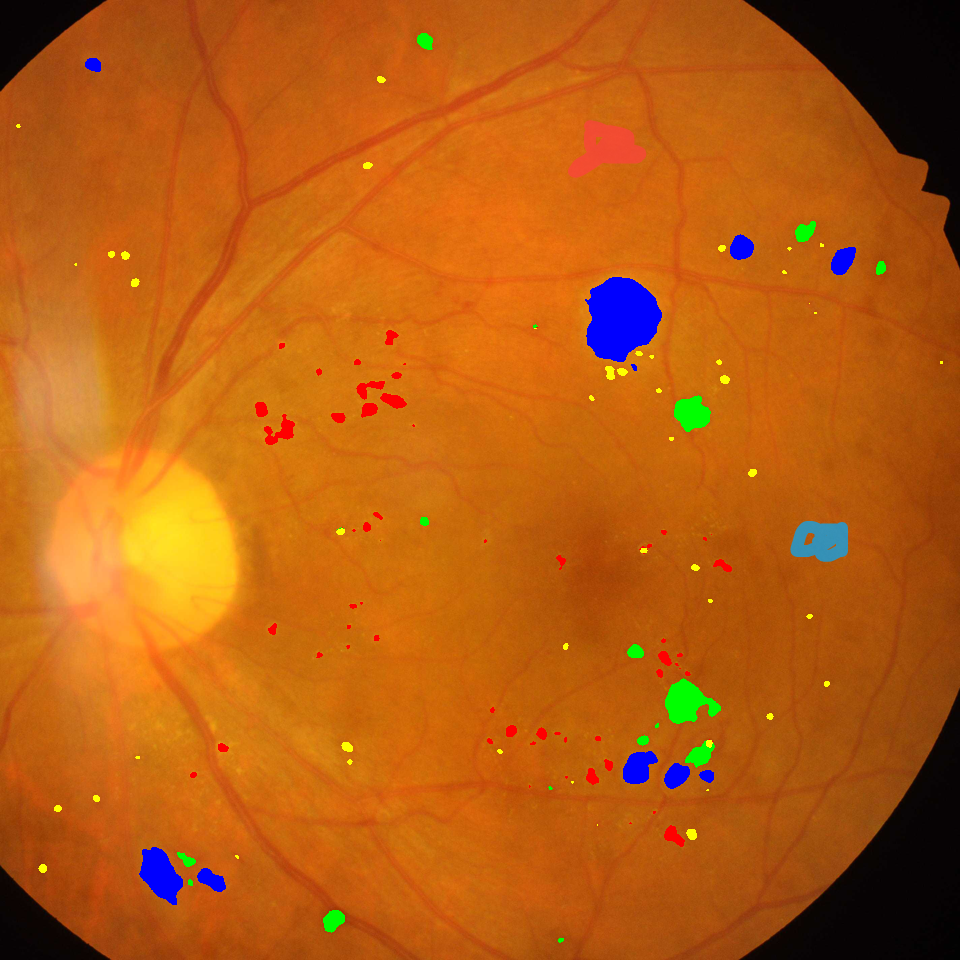
#> input picture 前后端代码/frontend/src/assets/edited_image.png, 960 x 960 px; its folder holds only this picture in this run
$ python -i preprocess.py   (imports and definitions only)
#> lines starting #> are read from the running program, lines starting #| are printed output that depends on the picture; after the words box and inside, x2 and y2 are one past the last pixel; in counts of white or black regions, pixels touching at a corner belong together
#> in preprocess, a is the input picture: shape (960, 960, 3); mean B, G, R 17.6, 93.3, 182.7
import numpy as np
import h5py
import os
from os import listdir
from os.path import isfile, join
import random
from scipy import misc
import matplotlib.pyplot as plt
import cv2
import multiprocessing
import copy

def scaleRadius(img, scale):
#> called with scale = 300
    x=img[int(img.shape[0]/2), :, :].sum(1)
#> x = 960 values, max 474 at index 184, min 205 at index 955, mean 332.8
    r=(x>x.mean()/10).sum()/2
#> r = 480
    s=scale*1.0/r
#> s = 0.625
    return cv2.resize(img, (0, 0), fx=s, fy=s)

scale = 300

def preprocess(mypath):
    a = cv2.imread(mypath)
    a = scaleRadius(a, scale)
    a = cv2.addWeighted(a, 4, cv2.GaussianBlur(a, (0, 0),scale/30), -4, 128)
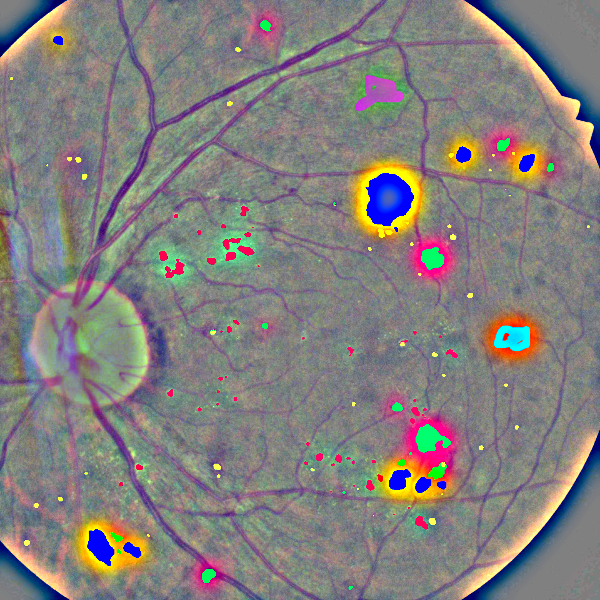
#> a: shape (600, 600, 3); mean B, G, R 125.2, 127.3, 131.4
    b = np.zeros(a.shape)
    cv2.circle(b, (int(a.shape[1]/2), int(a.shape[0]/2)), int(scale*0.9), (1, 1, 1), -1, 8, 0)
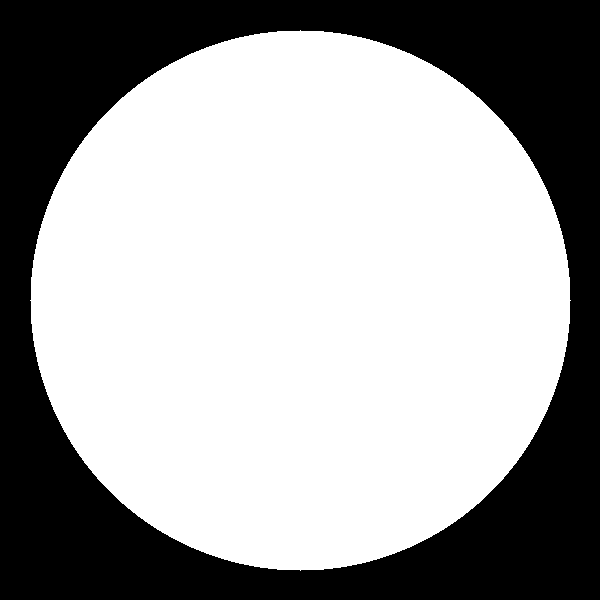
#> b: shape (600, 600, 3) float64; values 0 (black) and 1 (white), 63.6% white; 1 black region, box (x1, y1, x2, y2) and area: (0, 0, 600, 600) 131023
    a = a*b+128*(1-b)
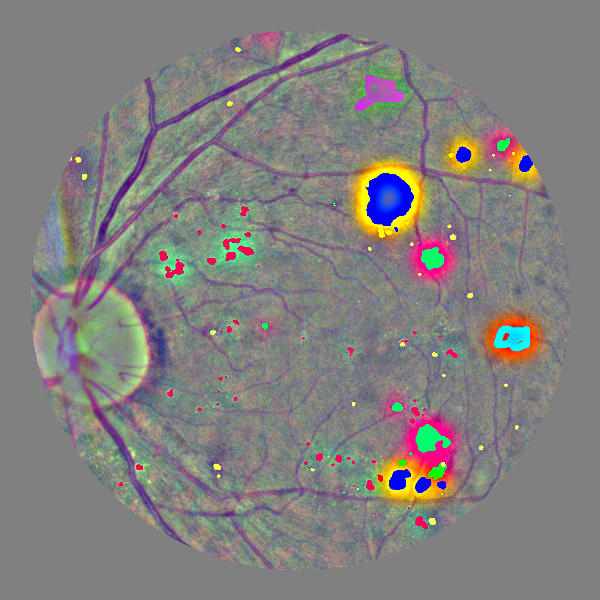
#> a: shape (600, 600, 3) float64; mean B, G, R 126.2, 127.9, 130.6
    #square crop
    side = min(a.shape[0:1])
#> side = 600
    idx1 = int((a.shape[0]-side)/2)
#> idx1 = 0
    idx2 = int((a.shape[1]-side)/2)
#> idx2 = 0
    a = a[idx1:idx1+side, idx2:idx2+side, :]
    a_resized = np.empty((512, 512, 3))
    a_resized[:, :, 0] = cv2.resize(a[:, :, 0], (512, 512))
#> a_resized: shape (512, 512, 3) float64; 0.14% of the values are NaN or infinite; the others: min -1.59e+308, max 255, mean -inf
    a_resized[:, :, 1] = cv2.resize(a[:, :, 1], (512, 512))
    a_resized[:, :, 2] = cv2.resize(a[:, :, 2], (512, 512))
    #cv2.imwrite(newpath+img_name, a_resized)
    return a_resized

>>> result = preprocess('../前后端代码/frontend/src/assets/edited_image.png')
